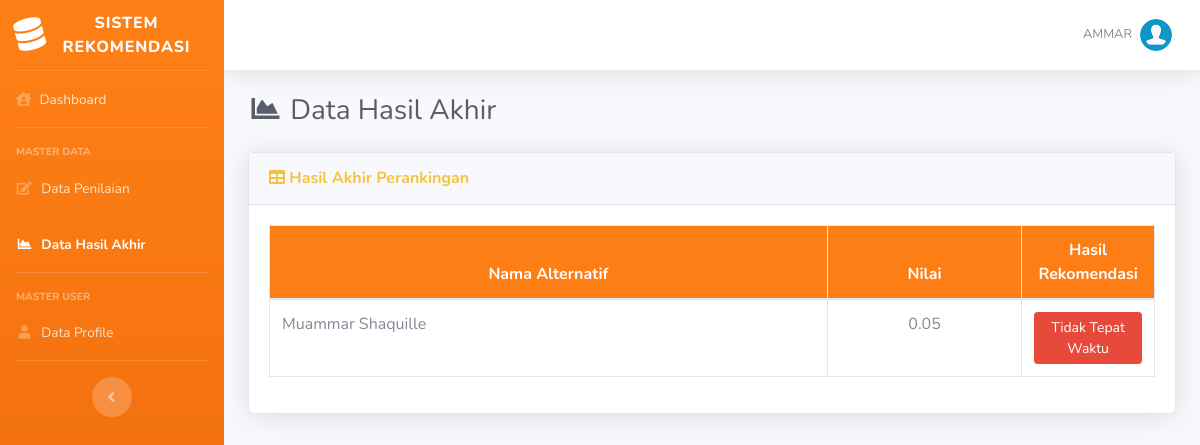
The app's page /hasil_user2.php (signed in) with its own data.
### tables this page shows
CREATE TABLE `hasil_user` (
  `id_hasil_user` int(11) NOT NULL,
  `id_alternatif_user` int(11) NOT NULL,
  `nilai` float NOT NULL
);

CREATE TABLE `alternatif_user` (
  `id_alternatif_user` int(11) NOT NULL,
  `nama` varchar(100) NOT NULL,
  `id_user` int(11) NOT NULL
);

### includes/functions.php (called while the page is built, shortened)
<?php
function get_role() {
    if (isset($_SESSION['user_id']) && isset($_SESSION['role'])) {
        if ($_SESSION['role'] == '1') {
            return 'admin';
        } else {
            return 'user';
        }
    } else {
        return false;
    }
}

### hasil_user2.php (the view, shortened to what this page needs)
<?php
require_once('includes/init.php');
$user_id = intval($_SESSION['user_id']);
$user_role = get_role();
if ($user_role === 'admin' || $user_role === 'user') {
    require_once('template/header.php');
    ?>
    <div class="d-sm-flex align-items-center justify-content-between mb-4">
        <h1 class="h3 mb-0 text-gray-800"><i class="fas fa-fw fa-chart-area"></i> Data Hasil Akhir</h1>
    </div>
    <div class="card shadow mb-4">
        <div class="card-header py-3">
            <h6 class="m-0 font-weight-bold text-warning"><i class="fa fa-table"></i> Hasil Akhir Perankingan</h6>
        </div>
        <div class="card-body">
            <div class="table-responsive">
                <table class="table table-bordered" width="100%" cellspacing="0">
                    <thead class="bg-orange text-white">
                        <tr align="center">
                            <th>Nama Alternatif</th>
                            <th>Nilai</th>
                            <th width="15%">Hasil Rekomendasi</th>
                        </tr>
                    </thead>
                    <tbody>
                        <?php
                        $stmt = $koneksi->prepare("
                            SELECT hasil_user.*, alternatif_user.nama
                            FROM hasil_user
                            JOIN alternatif_user ON hasil_user.id_alternatif_user = alternatif_user.id_alternatif_user
                            WHERE alternatif_user.id_user = ?
                            ORDER BY hasil_user.nilai DESC
                        ");
                        $stmt->bind_param("i", $user_id);
                        $stmt->execute();
                        $result = $stmt->get_result();
                        while ($data = $result->fetch_assoc()) {
                            $hasil_rekomendasi = $data['nilai'] > 0.5 ? 'Tepat Waktu' : 'Tidak Tepat Waktu';
                            $button_class = $data['nilai'] > 0.5 ? 'btn-success' : 'btn-danger';
                            ?>
                            <tr align="center">
                                <td align="left"><?= htmlspecialchars($data['nama']) ?></td>
                                <td><?= htmlspecialchars(number_format($data['nilai'], 2)) ?></td>
                                <td><button class="btn <?= $button_class ?> btn-sm"> <?= $hasil_rekomendasi ?> </button></td>
                            </tr>
                            <?php
                        }
                        ?>
                    </tbody>
                </table>
            </div>
        </div>
    </div>
    <?php
    require_once('template/footer.php');
} else {
    header('Location: login.php');
    exit;
}
?>

### assets/css/style.css (style rules this page uses)
.bg-orange { background-color: #fd7e14 !important; }

### records on screen
hasil_user: id_alternatif_user.nama "Muammar Shaquille", nilai "0.05", nilai "Tidak Tepat Waktu"

### other values on screen
$_SESSION['username'] "AMMAR"
